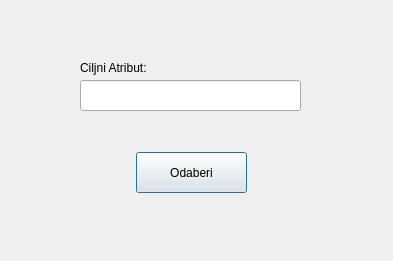
<?xml version="1.0" encoding="UTF-8"?>
<ui version="4.0">
 <class>DecisionTreeParametersDialog</class>
 <widget class="QDialog" name="DecisionTreeParametersDialog">
  <property name="geometry">
   <rect>
    <x>0</x>
    <y>0</y>
    <width>393</width>
    <height>261</height>
   </rect>
  </property>
  <property name="windowTitle">
   <string>Dialog</string>
  </property>
  <widget class="QLabel" name="label">
   <property name="geometry">
    <rect>
     <x>80</x>
     <y>60</y>
     <width>171</width>
     <height>16</height>
    </rect>
   </property>
   <property name="text">
    <string>Ciljni Atribut:</string>
   </property>
  </widget>
  <widget class="QLineEdit" name="Unos">
   <property name="geometry">
    <rect>
     <x>80</x>
     <y>80</y>
     <width>221</width>
     <height>31</height>
    </rect>
   </property>
  </widget>
  <widget class="QPushButton" name="Odaberi">
   <property name="geometry">
    <rect>
     <x>136</x>
     <y>152</y>
     <width>111</width>
     <height>41</height>
    </rect>
   </property>
   <property name="text">
    <string>Odaberi</string>
   </property>
  </widget>
 </widget>
 <resources/>
 <connections/>
</ui>
